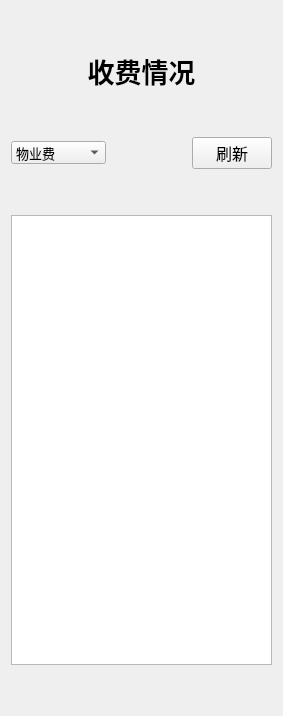
     <widget class="QWidget" name="tab_8">
      <attribute name="title">
       <string>缴费记录</string>
      </attribute>
      <layout class="QGridLayout" name="gridLayout_18">
       <item row="0" column="0">
        <layout class="QVBoxLayout" name="verticalLayout_15">
         <item>
          <spacer name="verticalSpacer_51">
           <property name="orientation">
            <enum>Qt::Vertical</enum>
           </property>
           <property name="sizeHint" stdset="0">
            <size>
             <width>20</width>
             <height>40</height>
            </size>
           </property>
          </spacer>
         </item>
         <item>
          <layout class="QHBoxLayout" name="horizontalLayout_37">
           <item>
            <widget class="QLabel" name="label_33">
             <property name="font">
              <font>
               <family>Agency FB</family>
               <pointsize>14</pointsize>
              </font>
             </property>
             <property name="text">
              <string>&lt;html&gt;&lt;head/&gt;&lt;body&gt;&lt;p align=&quot;center&quot;&gt;&lt;span style=&quot; font-size:20pt; font-weight:600;&quot;&gt;收费情况&lt;/span&gt;&lt;/p&gt;&lt;/body&gt;&lt;/html&gt;</string>
             </property>
            </widget>
           </item>
          </layout>
         </item>
         <item>
          <spacer name="verticalSpacer_53">
           <property name="orientation">
            <enum>Qt::Vertical</enum>
           </property>
           <property name="sizeHint" stdset="0">
            <size>
             <width>20</width>
             <height>40</height>
            </size>
           </property>
          </spacer>
         </item>
         <item>
          <layout class="QHBoxLayout" name="horizontalLayout_38">
           <item>
            <widget class="QComboBox" name="comboBox_2">
             <property name="font">
              <font>
               <family>Arial</family>
               <pointsize>10</pointsize>
               <weight>50</weight>
               <bold>false</bold>
              </font>
             </property>
             <item>
              <property name="text">
               <string>物业费</string>
              </property>
             </item>
             <item>
              <property name="text">
               <string>车位费</string>
              </property>
             </item>
             <item>
              <property name="text">
               <string>未缴物业费</string>
              </property>
             </item>
             <item>
              <property name="text">
               <string>未缴车位费</string>
              </property>
             </item>
            </widget>
           </item>
           <item>
            <spacer name="horizontalSpacer_20">
             <property name="orientation">
              <enum>Qt::Horizontal</enum>
             </property>
             <property name="sizeHint" stdset="0">
              <size>
               <width>40</width>
               <height>20</height>
              </size>
             </property>
            </spacer>
           </item>
           <item>
            <spacer name="horizontalSpacer_21">
             <property name="orientation">
              <enum>Qt::Horizontal</enum>
             </property>
             <property name="sizeHint" stdset="0">
              <size>
               <width>40</width>
               <height>20</height>
              </size>
             </property>
            </spacer>
           </item>
           <item>
            <widget class="QPushButton" name="pushButton">
             <property name="font">
              <font>
               <family>Arial</family>
               <pointsize>12</pointsize>
              </font>
             </property>
             <property name="text">
              <string>刷新</string>
             </property>
            </widget>
           </item>
          </layout>
         </item>
         <item>
          <spacer name="verticalSpacer_40">
           <property name="orientation">
            <enum>Qt::Vertical</enum>
           </property>
           <property name="sizeHint" stdset="0">
            <size>
             <width>20</width>
             <height>40</height>
            </size>
           </property>
          </spacer>
         </item>
         <item>
          <widget class="QTableView" name="tableView_2">
           <property name="minimumSize">
            <size>
             <width>0</width>
             <height>450</height>
            </size>
           </property>
          </widget>
         </item>
         <item>
          <spacer name="verticalSpacer_42">
           <property name="orientation">
            <enum>Qt::Vertical</enum>
           </property>
           <property name="sizeHint" stdset="0">
            <size>
             <width>20</width>
             <height>40</height>
            </size>
           </property>
          </spacer>
         </item>
        </layout>
       </item>
      </layout>
     </widget>
